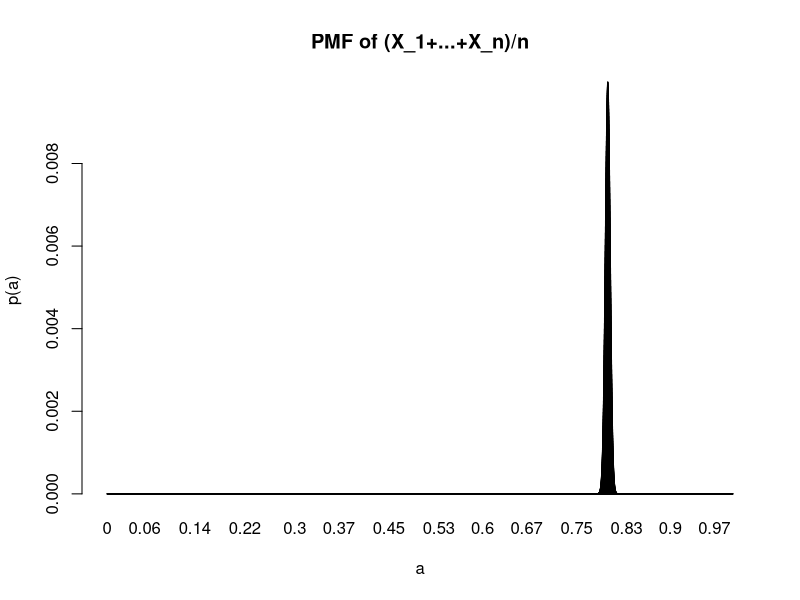
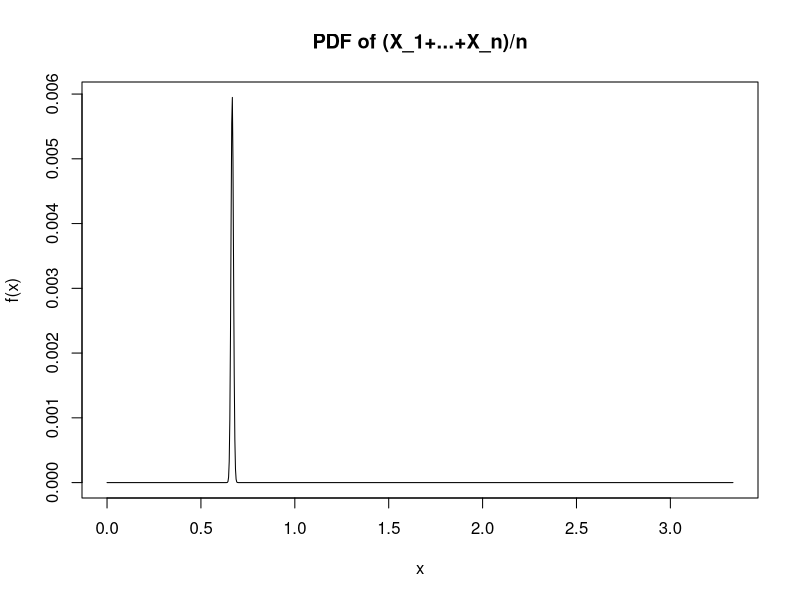
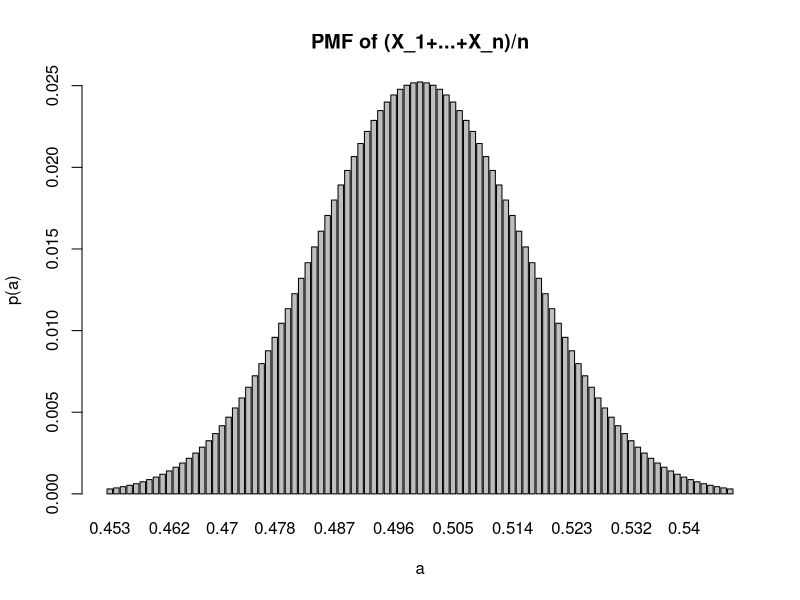
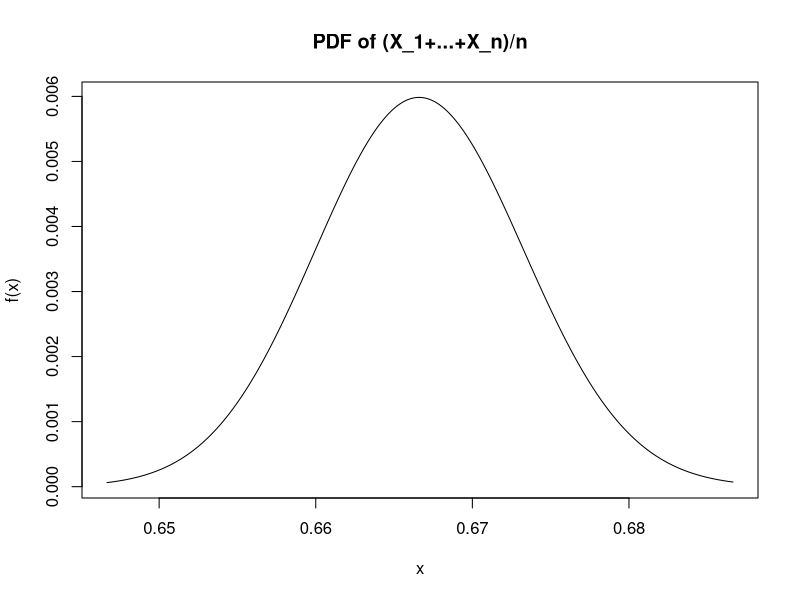

Generate these figures, in order, with R:
##### Code for illustrating the law of large numbers and
##### the central limit theorem
##### written by Professor Dieker of Columbia University




############################################################
# Plot the PMF of (X_1+...+X_n)/n where the X_i are        #
# Bernoulli with success probability p                     #
############################################################

n <- 10000
p <- 0.8
a <- seq(0,n)
# factoid: PMF of X_1+...+X_n is binomial(n,p)
pa <- dbinom(a, size=n, prob=p)
barplot(pa,names.arg=a/n, xlab="a", ylab="p(a)", main="PMF of (X_1+...+X_n)/n")


############################################################
# Plot the PMF of (X_1+...+X_n)/n where the X_i are        #
# exponential with rate lambda                             #
############################################################

n <- 10000
lambda <- 1.5
x <- seq(0,n*5/lambda,length=1000)
# factoid: PMF of X_1+...+X_n is Gamma with shape parameter n and scale parameter lambda
fx <- dgamma(x, shape=n, rate=lambda)
plot(x/n, fx, type="l", lty=1, xlab="x", ylab="f(x)", main="PDF of (X_1+...+X_n)/n")






############################################################
# Plot the PMF of (X_1+...+X_n)/n where the X_i are        #
# Bernoulli with success probability p                     #
# zoom in on the spike                                     #
############################################################

n <- 1000
p <- 0.5
a <- seq(0,n)
# factoid: PMF of X_1+...+X_n is binomial(n,p)
pa <- dbinom(a, size=n, prob=p)
intervalAroundSpike <- (a/n>p - 3*sqrt(p*(1-p)/n))&(a/n<p + 3*sqrt(p*(1-p)/n))
asubset <- a[intervalAroundSpike]
pasubset <- pa[intervalAroundSpike]
barplot(pasubset,names.arg=asubset/n, xlab="a", ylab="p(a)", main="PMF of (X_1+...+X_n)/n")


############################################################
# Plot the PMF of (X_1+...+X_n)/n where the X_i are        #
# exponential with rate lambda                             #
# zoom in on the spike                                     #
############################################################

n <- 10000
lambda <- 1.5
x <- seq(0,n*5/lambda,length=100000)
# factoid: PMF of X_1+...+X_n is Gamma with shape parameter n and scale parameter lambda
fx <- dgamma(x, shape=n, rate=lambda)
intervalAroundSpike <- (x/n>1/lambda - 3*sqrt(1/n)/lambda)&(x/n<1/lambda + 3*sqrt(1/n)/lambda)
xsubset <- x[intervalAroundSpike]
fxsubset <- fx[intervalAroundSpike]
plot(xsubset/n, fxsubset, type="l", lty=1, xlab="x", ylab="f(x)", main="PDF of (X_1+...+X_n)/n")
